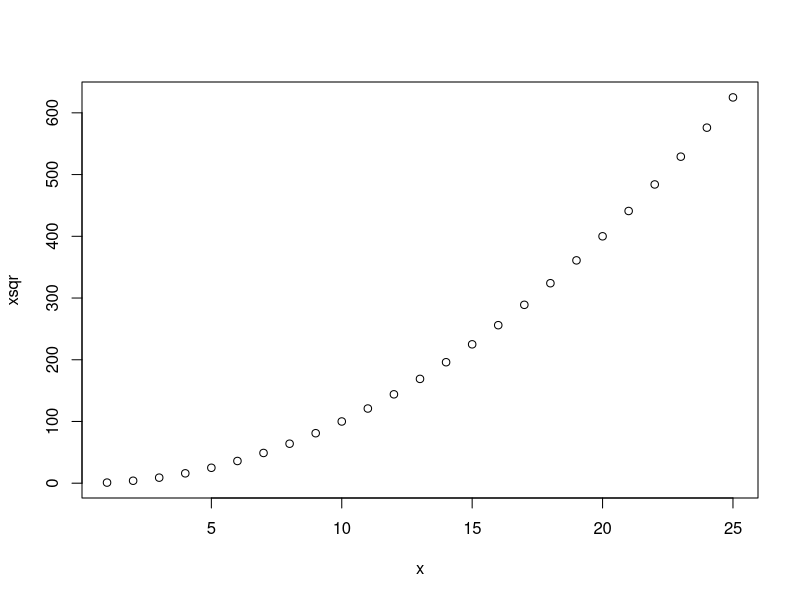

The R script that drew this image:
x<-c()
xsqr<-c()
for (i in 1:25) {
	x[i]<-i
	xsqr<-c(xsqr, i*i)
}
for (i in 1:25) {
	cat (x[i], xsqr [i], "\n")
}
png("plot.png")
plot(xsqr~x)
dev.off()